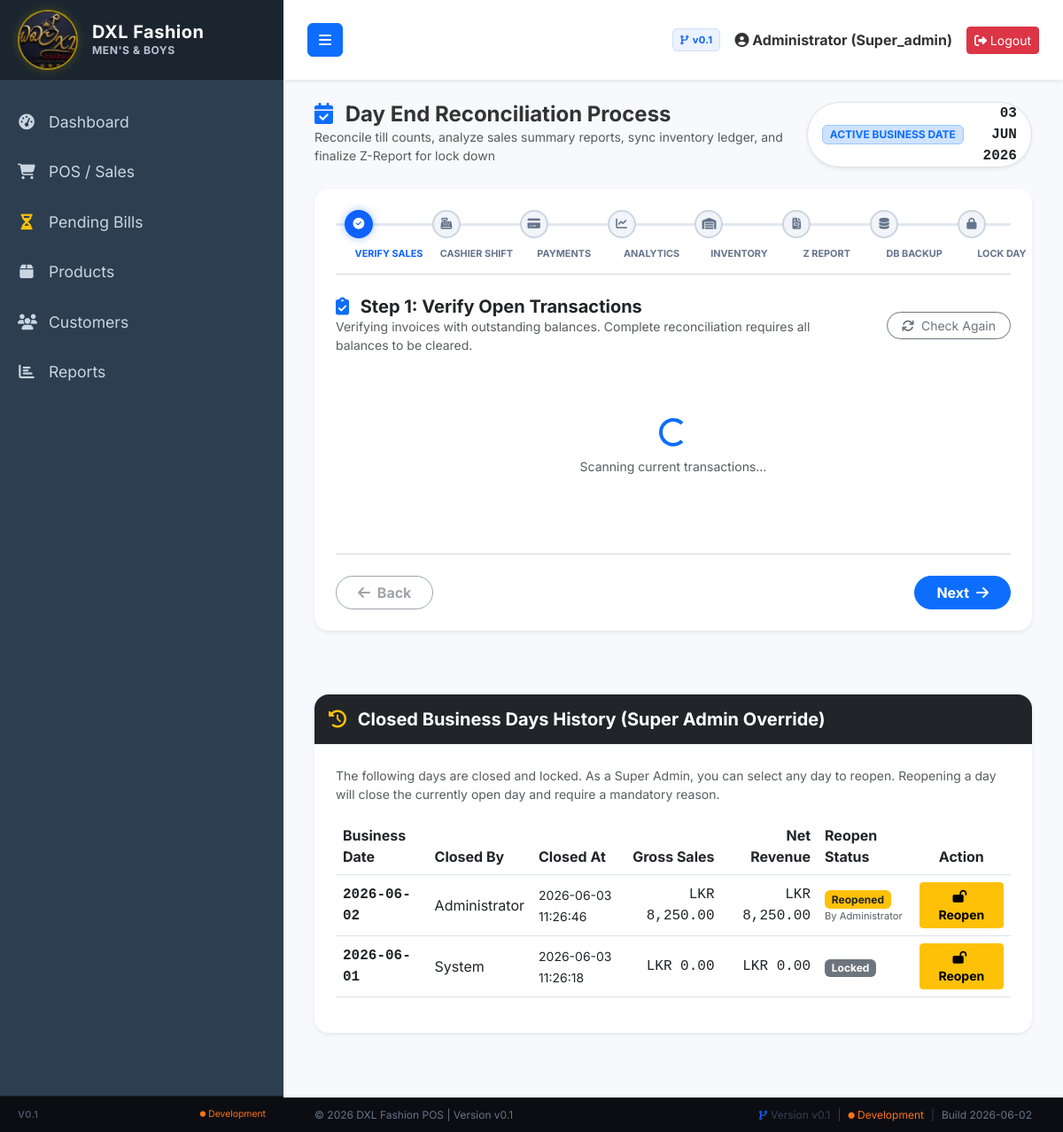
The app's page /day_end.php (signed in) with its own data.
### tables this page shows
CREATE TABLE `day_end_sessions` (
  `id` int(11) NOT NULL AUTO_INCREMENT,
  `business_date` date NOT NULL,
  `status` enum('open','closed') NOT NULL DEFAULT 'open',
  `opened_at` timestamp NOT NULL DEFAULT current_timestamp(),
  `closed_at` timestamp NULL DEFAULT NULL,
  `opened_by` int(11) DEFAULT NULL,
  `closed_by` int(11) DEFAULT NULL,
  `total_sales` decimal(10,2) NOT NULL DEFAULT 0.00,
  `total_tax` decimal(10,2) NOT NULL DEFAULT 0.00,
  `total_discount` decimal(10,2) NOT NULL DEFAULT 0.00,
  `net_sales` decimal(10,2) NOT NULL DEFAULT 0.00,
  `created_at` timestamp NOT NULL DEFAULT current_timestamp(),
  `total_expenses` decimal(10,2) NOT NULL DEFAULT 0.00,
  `total_purchases` decimal(10,2) NOT NULL DEFAULT 0.00,
  `total_cash_payments` decimal(10,2) NOT NULL DEFAULT 0.00,
  `total_card_payments` decimal(10,2) NOT NULL DEFAULT 0.00,
  `total_pending_bills` int(11) NOT NULL DEFAULT 0,
  `stock_adjustments` int(11) NOT NULL DEFAULT 0,
  `closing_balance` decimal(10,2) NOT NULL DEFAULT 0.00,
  `reopened_by` int(11) DEFAULT NULL,
  `reopened_at` timestamp NULL DEFAULT NULL,
  `reopen_reason` text DEFAULT NULL,
  PRIMARY KEY (`id`),
  UNIQUE KEY `business_date` (`business_date`),
  KEY `fk_des_open_by` (`opened_by`),
  KEY `fk_des_close_by` (`closed_by`),
  KEY `fk_des_reopened_by` (`reopened_by`),
  CONSTRAINT `fk_des_close_by` FOREIGN KEY (`closed_by`) REFERENCES `users` (`id`) ON DELETE SET NULL,
  CONSTRAINT `fk_des_open_by` FOREIGN KEY (`opened_by`) REFERENCES `users` (`id`) ON DELETE SET NULL,
  CONSTRAINT `fk_des_reopened_by` FOREIGN KEY (`reopened_by`) REFERENCES `users` (`id`) ON DELETE SET NULL
);

CREATE TABLE `users` (
  `id` int(11) NOT NULL AUTO_INCREMENT,
  `full_name` varchar(100) NOT NULL,
  `username` varchar(50) NOT NULL,
  `password` varchar(255) NOT NULL,
  `role` enum('admin','cashier','manager','super_admin') NOT NULL DEFAULT 'cashier',
  `created_at` timestamp NOT NULL DEFAULT current_timestamp(),
  `pin` varchar(4) DEFAULT '1234',
  PRIMARY KEY (`id`),
  UNIQUE KEY `username` (`username`)
);

### day_end.php (the view, shortened to what this page needs)
<?php
require_once 'config/database.php';
require_once 'includes/header.php';
try {
    $session_stmt = $pdo->query("SELECT business_date, status FROM day_end_sessions WHERE status = 'open' ORDER BY business_date DESC LIMIT 1");
    $session = $session_stmt->fetch();
    $business_date = $session['business_date'];
} catch (PDOException $e) {
    echo '<div class="alert alert-warning py-4 text-center my-5"><i class="fas fa-database fs-1 d-block mb-3"></i><h4 class="fw-bold">Setup Required</h4><p class="m-0">Database tables missing. Please run the setup script to establish tables first.</p><a href="install_day_end.php" class="btn btn-warning mt-3 fw-bold">Run Setup Installer</a></div>';
    require_once 'includes/footer.php';
    exit();
}
?>
<div class="row mb-4">
    <div class="col-md-8">
        <h4 class="fw-bold m-0"><i class="fas fa-calendar-check text-primary me-2"></i> Day End Reconciliation Process</h4>
        <p class="text-muted small m-0">Reconcile till counts, analyze sales summary reports, sync inventory ledger, and finalize Z-Report for lock down</p>
    </div>
    <div class="col-md-4 text-end">
        <div class="d-inline-flex align-items-center bg-white border rounded-pill px-3 py-1.5 shadow-sm">
            <span class="badge bg-primary-subtle text-primary border border-primary-subtle me-2">ACTIVE BUSINESS DATE</span>
            <strong class="font-monospace text-dark text-uppercase"><?= date('d M Y', strtotime($business_date)) ?></strong>
        </div>
    </div>
</div>
<div class="card shadow-sm border-0 mb-4" style="border-radius: 16px;">
    <div class="card-body p-4">
        <div class="step-timeline">
            <?php
            $stepLabels = ['Verify Sales', 'Cashier Shift', 'Payments', 'Analytics', 'Inventory', 'Z Report', 'DB Backup', 'Lock Day'];
            $stepIcons = ['check-circle', 'cash-register', 'credit-card', 'chart-line', 'warehouse', 'file-invoice', 'database', 'lock'];
            for ($i = 0; $i < 8; $i++):
            ?>
                <div class="timeline-node <?= $i===0?'active':'' ?>" onclick="navigateToStep(<?= $i ?>)" id="node_<?= $i ?>">
                    <div class="node-icon"><i class="fas fa-<?= $stepIcons[$i] ?>"></i></div>
                    <div class="node-label"><?= $stepLabels[$i] ?></div>
                </div>
            <?php endfor; ?>
        </div>
        <hr class="my-4 text-muted opacity-25">
        <div class="wizard-step-panel active" id="panel_0">
            <div class="row align-items-center mb-4">
                <div class="col-md-9">
                    <h5 class="fw-bold text-dark m-0"><i class="fas fa-clipboard-check text-primary me-2"></i> Step 1: Verify Open Transactions</h5>
                    <p class="text-muted small m-0">Verifying invoices with outstanding balances. Complete reconciliation requires all balances to be cleared.</p>
                </div>
                <div class="col-md-3 text-end">
                    <button class="btn btn-outline-secondary btn-sm rounded-pill px-3" onclick="checkPendingTransactions()"><i class="fas fa-sync me-1"></i> Check Again</button>
                </div>
            </div>
            <div id="pendingTransactionsLoader" class="text-center py-5">
                <div class="spinner-border text-primary" role="status"></div>
                <p class="text-muted mt-2 small">Scanning current transactions...</p>
            </div>
        </div>
        <hr class="my-4 text-muted opacity-25">
        <div class="d-flex justify-content-between">
            <button class="btn btn-outline-secondary px-4 fw-bold rounded-pill" id="prevBtn" onclick="navigateStepChange(-1)" disabled><i class="fas fa-arrow-left me-1"></i> Back</button>
            <button class="btn btn-primary px-4 fw-bold rounded-pill" id="nextBtn" onclick="navigateStepChange(1)">Next <i class="fas fa-arrow-right ms-1"></i></button>
        </div>
    </div>
</div>
<?php if (isset($_SESSION['role']) && $_SESSION['role'] === 'super_admin'): ?>
    <?php
    $closed_sessions = $pdo->query("
        SELECT des.*, u.full_name as closed_by_name, ur.full_name as reopened_by_name
        FROM day_end_sessions des
        LEFT JOIN users u ON des.closed_by = u.id
        LEFT JOIN users ur ON des.reopened_by = ur.id
        WHERE des.status = 'closed'
        ORDER BY des.business_date DESC
        LIMIT 10
    ")->fetchAll();
    ?>
    <div class="card shadow-sm border-0 my-5" style="border-radius: 16px;">
        <div class="card-header bg-dark text-white py-3" style="border-top-left-radius: 16px; border-top-right-radius: 16px;">
            <h5 class="fw-bold mb-0"><i class="fas fa-history me-2 text-warning"></i> Closed Business Days History (Super Admin Override)</h5>
        </div>
        <div class="card-body p-4">
            <p class="text-muted small">The following days are closed and locked. As a Super Admin, you can select any day to reopen. Reopening a day will close the currently open day and require a mandatory reason.</p>
            <div class="table-responsive">
                <table class="table table-hover align-middle">
                    <thead>
                        <tr>
                            <th>Business Date</th>
                            <th>Closed By</th>
                            <th>Closed At</th>
                            <th class="text-end">Gross Sales</th>
                            <th class="text-end">Net Revenue</th>
                            <th>Reopen Status</th>
                            <th class="text-center">Action</th>
                        </tr>
                    </thead>
                    <tbody>
                        <?php if (empty($closed_sessions)): ?>
                            <tr>
                                <td colspan="7" class="text-center py-4 text-muted">No closed business days found.</td>
                            </tr>
                        <?php else: ?>
                            <?php foreach ($closed_sessions as $cs): ?>
                                <tr>
                                    <td class="fw-bold font-monospace"><?= htmlspecialchars($cs['business_date']) ?></td>
                                    <td><?= htmlspecialchars($cs['closed_by_name'] ?? 'System') ?></td>
                                    <td><small><?= htmlspecialchars($cs['closed_at'] ?? '—') ?></small></td>
                                    <td class="text-end font-monospace">LKR <?= number_format($cs['total_sales'], 2) ?></td>
                                    <td class="text-end font-monospace">LKR <?= number_format($cs['net_sales'], 2) ?></td>
                                    <td>
                                        <?php if ($cs['reopened_by']): ?>
                                            <span class="badge bg-warning text-dark" title="Reason: <?= htmlspecialchars($cs['reopen_reason']) ?>">
                                                Reopened
                                            </span>
                                            <div class="small text-muted" style="font-size:0.7rem;">By <?= htmlspecialchars($cs['reopened_by_name']) ?></div>
                                        <?php else: ?>
                                            <span class="badge bg-secondary">Locked</span>
                                        <?php endif; ?>
                                    </td>
                                    <td class="text-center">
                                        <button class="btn btn-sm btn-warning fw-bold px-3 py-1" onclick="openReopenModal('<?= $cs['business_date'] ?>')">
                                            <i class="fas fa-lock-open me-1"></i> Reopen
                                        </button>
                                    </td>
                                </tr>
                            <?php endforeach; ?>
                        <?php endif; ?>
                    </tbody>
                </table>
            </div>
        </div>
    </div>
<?php endif; ?>
<?php require_once 'includes/footer.php'; ?>

### assets/css/style.css (style rules this page uses)
body { font-family: 'Inter', sans-serif; background-color: #f8f9fc; color: #333; margin: 0; padding: 0; overflow: hidden; height: 100vh; }
.card { border-radius: 10px; box-shadow: 0 4px 6px rgba(0,0,0,0.05); border: none; margin-bottom: 20px; }
.card-header { background-color: transparent; border-bottom: 1px solid #edf2f9; font-weight: 600; }
:root { --bg-gradient: linear-gradient(135deg, #f8fafc, #f1f5f9); --card-dark: #ffffff; --text-white: #1e293b; --text-muted-dark: #64748b; --primary-blue: #0f62fe; --primary-blue-hover: #0043ce; --primary-orange: var(--primary-blue); --primary-orange-hover: var(--primary-blue-hover); --border-color-dark: #cbd5e1; --accent-blue: var(--primary-blue); --accent-pink: #db2777; --accent-green: #10b981; }

### day_end.php (style rules this page uses)
.wizard-step-panel { display: none; }
.wizard-step-panel.active { display: block; animation: fadeIn 0.3s ease-in-out; }
.step-timeline { display: flex; justify-content: space-between; position: relative; margin-bottom: 40px; padding: 0 10px; }
.step-timeline::before { content: ''; position: absolute; top: 15px; left: 0; right: 0; height: 3px; background: #e2e8f0; z-index: 1; }
.timeline-node { display: flex; flex-column: column; align-items: center; position: relative; z-index: 3; cursor: pointer; text-align: center; width: 50px; }
.node-icon { width: 32px; height: 32px; border-radius: 50%; background: #f1f5f9; border: 2px solid #cbd5e1; display: flex; align-items: center; justify-content: center; font-size: 0.8rem; font-weight: 700; color: #64748b; transition: all 0.3s; }
.timeline-node.active .node-icon { background: #0f62fe; border-color: #0f62fe; color: #ffffff; box-shadow: 0 0 10px rgba(15, 98, 254, 0.4); }
.node-label { font-size: 0.68rem; font-weight: 700; text-transform: uppercase; color: #64748b; margin-top: 6px; white-space: nowrap; transition: color 0.3s; position: absolute; top: 35px; width: 100px; text-align: center; }
.timeline-node.active .node-label { color: #0f62fe; }

### records on screen
day_end_sessions: business_date "03 JUN 2026"
day_end_sessions: business_date "2026-06-02", closed_by.full_name "Administrator", closed_at "2026-06-03 11:26:46", total_sales "8,250.00", net_sales "8,250.00"
day_end_sessions: business_date "2026-06-01", closed_by_name "System", closed_at "2026-06-03 11:26:18", total_sales "0.00", net_sales "0.00", shows "Locked"

### other values on screen
APP_VERSION "V0.1"
APP_ENVIRONMENT "Development"
APP_VERSION "v0.1"
$_SESSION['full_name'] "Administrator"
$_SESSION['role'] "Super_admin"
$stepLabels[$i] "VERIFY SALES"
$stepLabels[$i] "CASHIER SHIFT"
$stepLabels[$i] "PAYMENTS"
$stepLabels[$i] "ANALYTICS"
$stepLabels[$i] "INVENTORY"
$stepLabels[$i] "Z REPORT"
$stepLabels[$i] "DB BACKUP"
$stepLabels[$i] "LOCK DAY"
APP_COPYRIGHT "© 2026 DXL Fashion POS | Version v0.1"
APP_SHORT_VERSION "Version v0.1"
